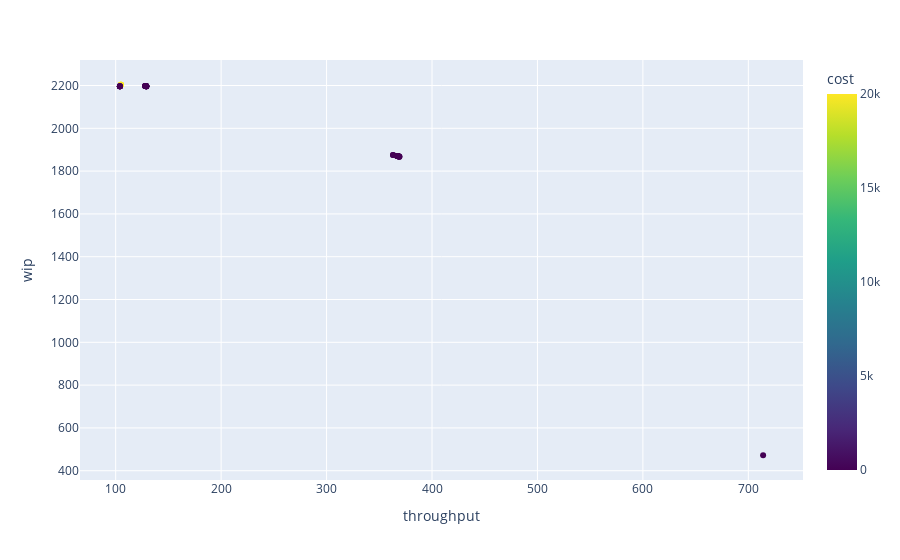

This figure's notebook cell:
### Code cell
import plotly.express as px

fig = px.scatter(df, x='throughput', y='wip', hover_data=['cost', 'Generation', 'population_number', 'agg_fitness'],
              color=df['cost'], color_continuous_scale=px.colors.sequential.Viridis)
fig.show()

### Figure 1 — Plotly figure (JSON) as saved in the notebook; plotly's stock layout.template omitted (floating-point values rounded to 4 significant figures; data arrays with more than 128 entries replaced by an {"elided": "..."} marker saying what was removed)
{"data": [{"customdata": {"elided": "41x4 float values"}, "hovertemplate": "throughput=%{x}<br>wip=%{y}<br>cost=%{marker.color}<br>Generation=%{customdata[1]}<br>population_number=%{customdata[2]}<br>agg_fitness=%{customdata[3]}<extra></extra>", "legendgroup": "", "marker": {"color": [0, 0, 0, 0, 0, 0, 0, 0, 0, 0, 0, 0, 0, 0, 0, 0, 0, 0, 0, 20000, 20000, 20000, 20000, 0, 0, 0, 0, 0, 0, 0, 0, 0, 0, 0, 0, 0, 0, 0, 0, 0, 0], "coloraxis": "coloraxis", "symbol": "circle"}, "mode": "markers", "name": "", "orientation": "v", "showlegend": false, "type": "scatter", "x": [714, 368, 369, 367, 367, 368, 367, 363, 363, 367, 368, 369, 368, 368, 369, 104, 104, 104, 104, 105, 105, 105, 105, 104, 104, 104, 104, 129, 129, 129, 129, 129, 129, 129, 129, 128, 128, 128, 129, 128, 128], "xaxis": "x", "y": [472.3, 1870.0, 1868.0, 1870.0, 1870.0, 1870.0, 1870.0, 1876.0, 1876.0, 1870.0, 1870.0, 1868.0, 1870.0, 1870.0, 1868.0, 2197, 2197, 2197, 2197, 2204.0, 2204.0, 2204.0, 2204.0, 2197, 2197, 2197, 2197, 2197, 2197, 2197, 2197, 2197, 2197, 2197, 2197, 2198, 2198, 2198, 2197, 2198, 2198], "yaxis": "y"}], "layout": {"autosize": true, "coloraxis": {"colorbar": {"title": {"text": "cost"}}, "colorscale": [[0, "#440154"], [0.1111, "#482878"], [0.2222, "#3e4989"], [0.3333, "#31688e"], [0.4444, "#26828e"], [0.5556, "#1f9e89"], [0.6667, "#35b779"], [0.7778, "#6ece58"], [0.8889, "#b5de2b"], [1, "#fde725"]]}, "legend": {"tracegroupgap": 0}, "margin": {"t": 60}, "xaxis": {"anchor": "y", "autorange": true, "domain": [0, 1], "range": [67.89, 750.1], "title": {"text": "throughput"}, "type": "linear"}, "yaxis": {"anchor": "x", "autorange": true, "domain": [0, 1], "range": [338.3, 2338.0], "title": {"text": "wip"}, "type": "linear"}}}
